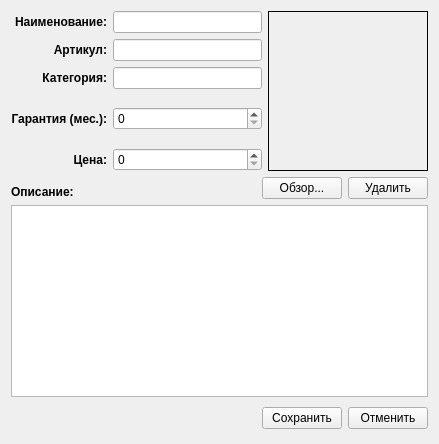
             <widget class="QWidget" name="detailWritePage">
              <layout class="QGridLayout" name="gridLayout_26">
               <item row="1" column="2">
                <widget class="QPushButton" name="detailDeletePhotoButton">
                 <property name="text">
                  <string>Удалить</string>
                 </property>
                </widget>
               </item>
               <item row="3" column="0">
                <spacer name="horizontalSpacer_16">
                 <property name="orientation">
                  <enum>Qt::Horizontal</enum>
                 </property>
                 <property name="sizeHint" stdset="0">
                  <size>
                   <width>245</width>
                   <height>30</height>
                  </size>
                 </property>
                </spacer>
               </item>
               <item row="3" column="1">
                <widget class="QPushButton" name="detailSaveButton">
                 <property name="text">
                  <string>Сохранить</string>
                 </property>
                </widget>
               </item>
               <item row="3" column="2">
                <widget class="QPushButton" name="detailCancelButton">
                 <property name="text">
                  <string>Отменить</string>
                 </property>
                </widget>
               </item>
               <item row="0" column="0" colspan="3">
                <layout class="QHBoxLayout" name="horizontalLayout_12">
                 <item>
                  <layout class="QGridLayout" name="gridLayout_27">
                   <item row="1" column="0">
                    <widget class="QLabel" name="label_51">
                     <property name="font">
                      <font>
                       <weight>75</weight>
                       <bold>true</bold>
                      </font>
                     </property>
                     <property name="text">
                      <string>Артикул:</string>
                     </property>
                     <property name="alignment">
                      <set>Qt::AlignRight|Qt::AlignTrailing|Qt::AlignVCenter</set>
                     </property>
                    </widget>
                   </item>
                   <item row="2" column="0">
                    <widget class="QLabel" name="label_52">
                     <property name="font">
                      <font>
                       <weight>75</weight>
                       <bold>true</bold>
                      </font>
                     </property>
                     <property name="text">
                      <string>Категория:</string>
                     </property>
                     <property name="alignment">
                      <set>Qt::AlignRight|Qt::AlignTrailing|Qt::AlignVCenter</set>
                     </property>
                    </widget>
                   </item>
                   <item row="0" column="0">
                    <widget class="QLabel" name="label_53">
                     <property name="font">
                      <font>
                       <weight>75</weight>
                       <bold>true</bold>
                      </font>
                     </property>
                     <property name="text">
                      <string>Наименование:</string>
                     </property>
                     <property name="alignment">
                      <set>Qt::AlignRight|Qt::AlignTrailing|Qt::AlignVCenter</set>
                     </property>
                    </widget>
                   </item>
                   <item row="1" column="1" colspan="2">
                    <widget class="QLineEdit" name="detailArticleEdit"/>
                   </item>
                   <item row="0" column="1" colspan="2">
                    <widget class="QLineEdit" name="detailNameEdit"/>
                   </item>
                   <item row="2" column="1" colspan="2">
                    <widget class="QLineEdit" name="detailCategoryEdit"/>
                   </item>
                   <item row="3" column="0" rowspan="2">
                    <widget class="QLabel" name="label_56">
                     <property name="font">
                      <font>
                       <weight>75</weight>
                       <bold>true</bold>
                      </font>
                     </property>
                     <property name="text">
                      <string>Гарантия (мес.):</string>
                     </property>
                     <property name="alignment">
                      <set>Qt::AlignRight|Qt::AlignTrailing|Qt::AlignVCenter</set>
                     </property>
                    </widget>
                   </item>
                   <item row="5" column="0">
                    <widget class="QLabel" name="label_68">
                     <property name="font">
                      <font>
                       <weight>75</weight>
                       <bold>true</bold>
                      </font>
                     </property>
                     <property name="text">
                      <string>Цена:</string>
                     </property>
                     <property name="alignment">
                      <set>Qt::AlignRight|Qt::AlignTrailing|Qt::AlignVCenter</set>
                     </property>
                    </widget>
                   </item>
                   <item row="3" column="1" rowspan="2" colspan="2">
                    <widget class="QSpinBox" name="detailWarrantyEdit">
                     <property name="maximum">
                      <number>120</number>
                     </property>
                    </widget>
                   </item>
                   <item row="5" column="1" colspan="2">
                    <widget class="QSpinBox" name="detailPriceEdit">
                     <property name="maximum">
                      <number>1000000</number>
                     </property>
                    </widget>
                   </item>
                  </layout>
                 </item>
                 <item>
                  <widget class="QLabel" name="detailPhotoLabel_2">
                   <property name="minimumSize">
                    <size>
                     <width>160</width>
                     <height>160</height>
                    </size>
                   </property>
                   <property name="maximumSize">
                    <size>
                     <width>160</width>
                     <height>160</height>
                    </size>
                   </property>
                   <property name="styleSheet">
                    <string notr="true">border: 1px solid;</string>
                   </property>
                   <property name="text">
                    <string/>
                   </property>
                   <property name="alignment">
                    <set>Qt::AlignLeading|Qt::AlignLeft|Qt::AlignVCenter</set>
                   </property>
                   <property name="margin">
                    <number>0</number>
                   </property>
                   <property name="indent">
                    <number>-1</number>
                   </property>
                  </widget>
                 </item>
                </layout>
               </item>
               <item row="1" column="0">
                <widget class="QLabel" name="label_54">
                 <property name="font">
                  <font>
                   <weight>75</weight>
                   <bold>true</bold>
                  </font>
                 </property>
                 <property name="text">
                  <string>Описание:</string>
                 </property>
                 <property name="alignment">
                  <set>Qt::AlignBottom|Qt::AlignLeading|Qt::AlignLeft</set>
                 </property>
                </widget>
               </item>
               <item row="1" column="1">
                <widget class="QPushButton" name="detailBrowsePhotoButton">
                 <property name="text">
                  <string>Обзор...</string>
                 </property>
                </widget>
               </item>
               <item row="2" column="0" colspan="3">
                <widget class="QPlainTextEdit" name="detailDescriptionEdit"/>
               </item>
              </layout>
             </widget>
